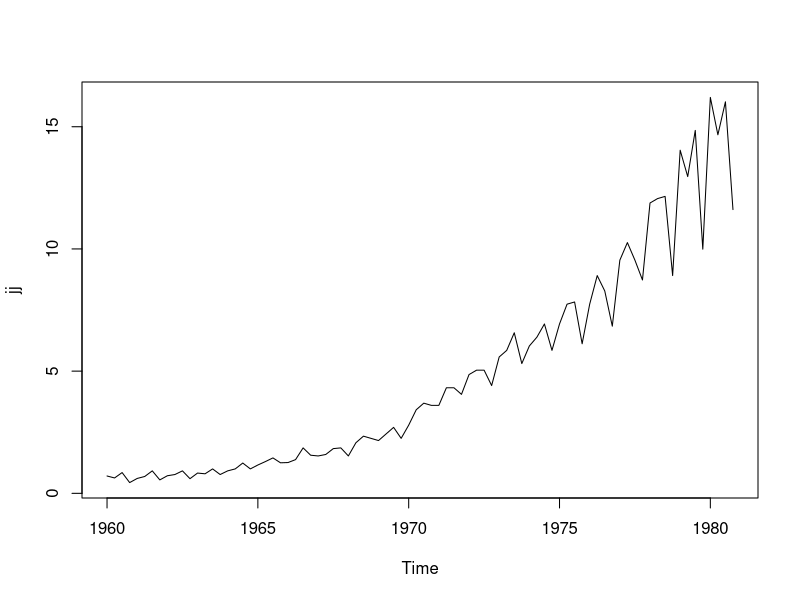
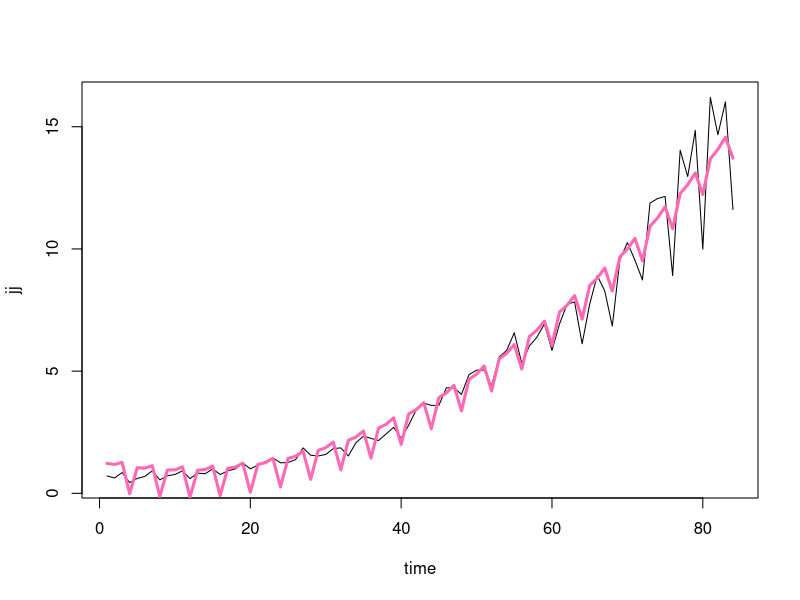
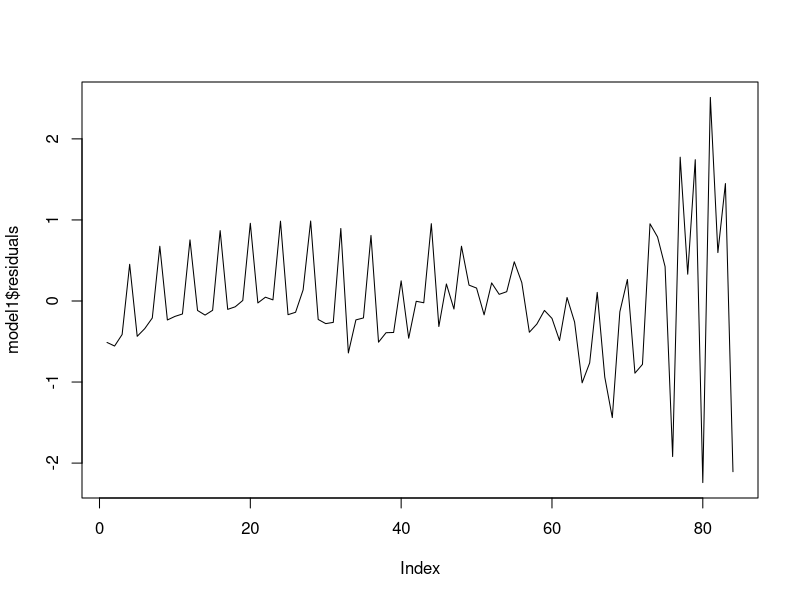
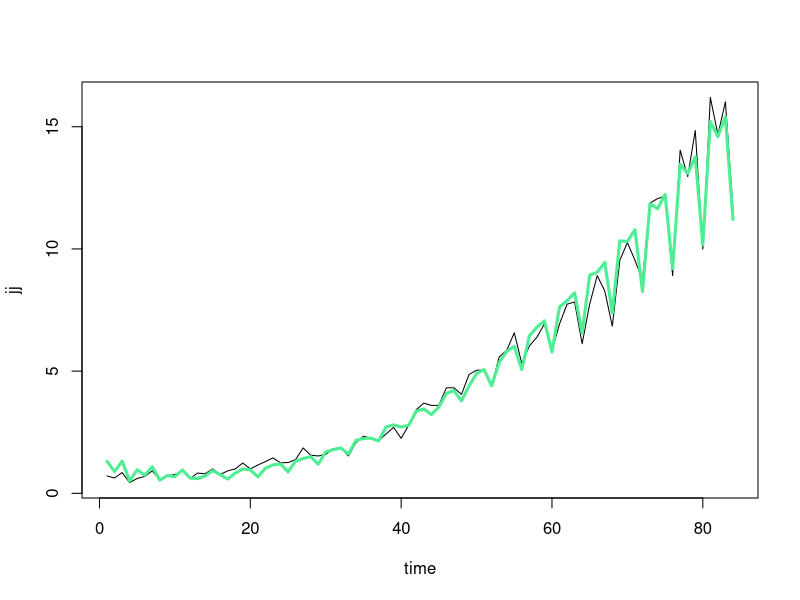
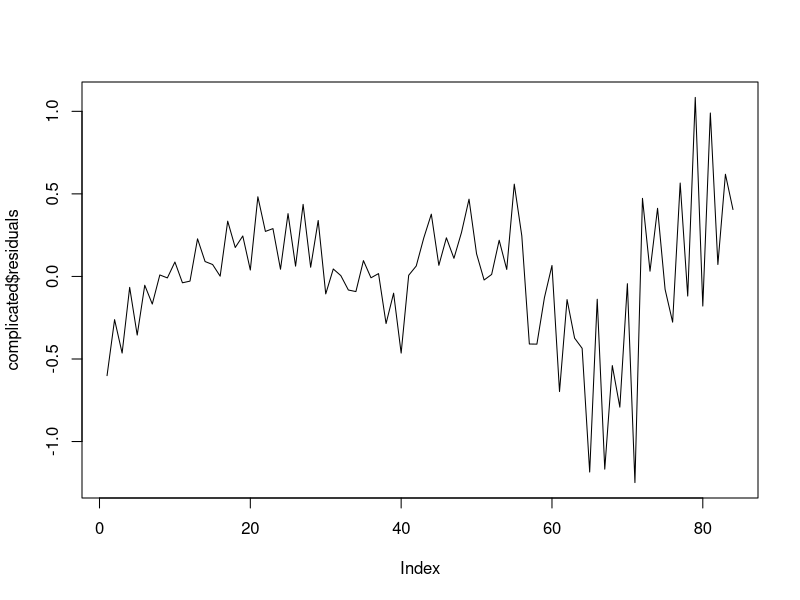
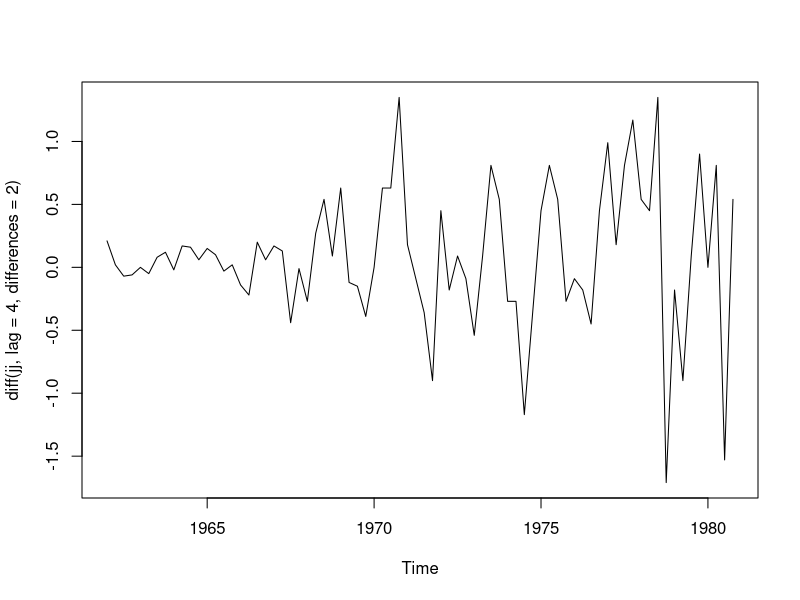
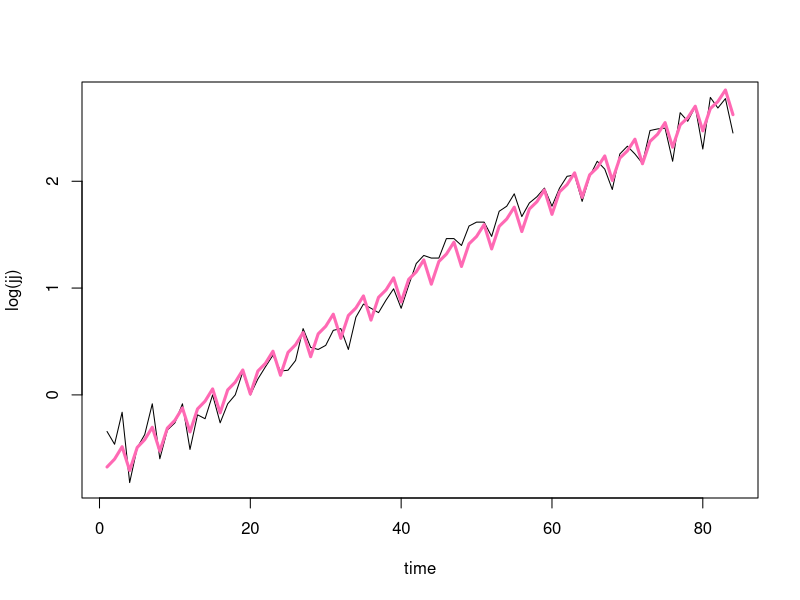
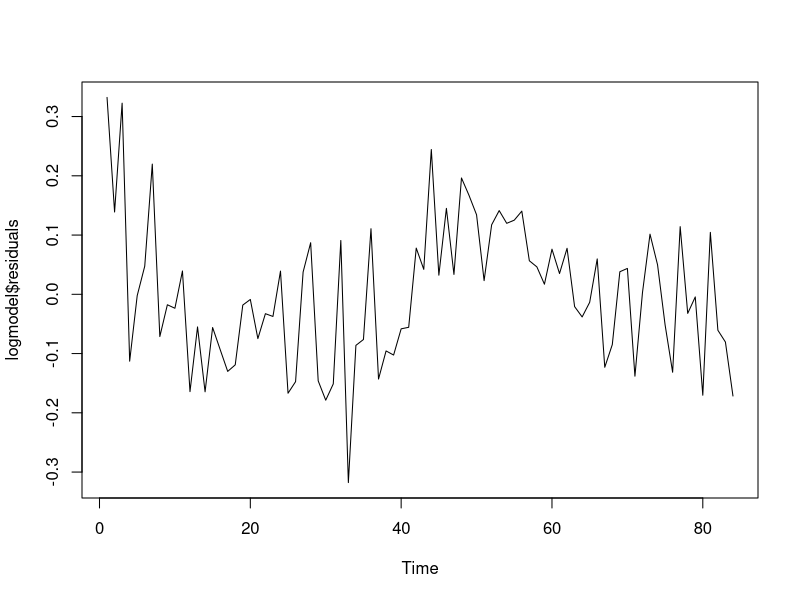

These figures' R source, in order:
data("JohnsonJohnson")
jj = JohnsonJohnson
plot.ts(jj)
n = length(jj)

# Simple approach with Deterministic function
time = 1:n
Quarters = as.character(time%%4)
model1 = lm(jj ~ time + I(time^2) + Quarters)
plot(time,jj,type='l')
lines(time,model1$fitted.values,col='hotpink',lwd=3)
# Residual plot: how did we do?
plot(model1$residuals,type='l')

# our first complicated approach: interaction of trend and seasonality. 
complicated = lm(jj ~ time*Quarters + I(time^2)*Quarters)
plot(time,jj,type='l')
lines(time,complicated$fitted.values,col='seagreen2',lwd=3)
# Residual plot: how did we do?
plot(complicated$residuals,type='l')
# This model has 12 terms and still doesn't pass the "shoebox" test. Time to look elsewhere?


# Yearly difference (\nabla_4)
plot.ts(diff(jj,lag=4,differences = 2)) 
# still has heteroskedasticity


####
#### Now we'll try some of our more recent approaches
####

# Log of Y?
logmodel = lm(log(jj) ~ time + I(time^2) + Quarters)
plot(time,log(jj), type='l')
lines(time,logmodel$fitted.values,col='hotpink',lwd=3)
#
plot.ts(logmodel$residuals)


# Percent changes? !quarterly data!
quarterly_percent_change = (jj[2:n] - jj[1:(n-1)])/jj[1:(n-1)]
plot.ts(quarterly_percent_change)
# the same: diff(jj)/jj[1:(n-1)]



# Yearly percent change:
annual_percent_change = diff(jj,lag=4)/jj[1:(n-4)]
plot.ts(annual_percent_change)
# not bad!


